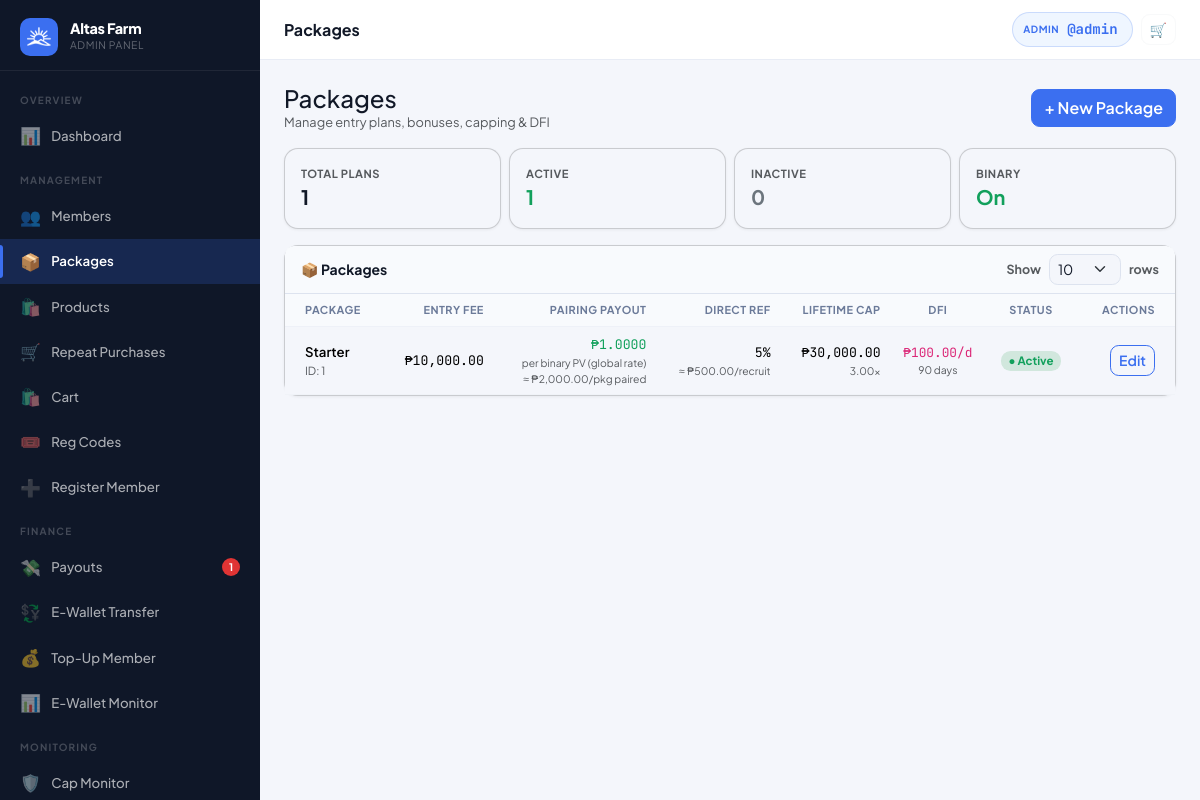
/?page=admin_packages (signed in), run on an earlier commit of the app's database.
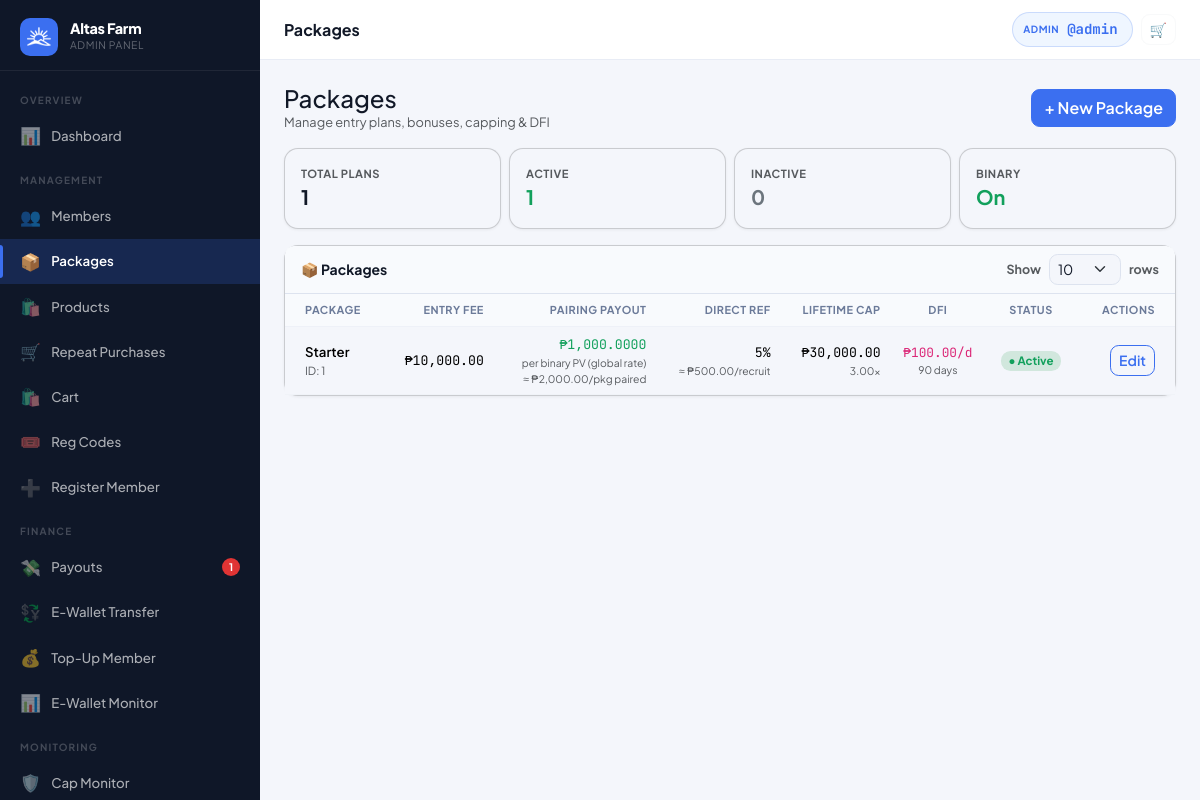
And on a later commit of the database.
### tables this page shows
CREATE TABLE settings (
  key_name   VARCHAR(80) NOT NULL PRIMARY KEY,
  value      TEXT        NOT NULL,
  updated_at TIMESTAMP DEFAULT CURRENT_TIMESTAMP ON UPDATE CURRENT_TIMESTAMP
);

CREATE TABLE users (
  id                INT UNSIGNED AUTO_INCREMENT PRIMARY KEY,
  username          VARCHAR(40)  NOT NULL UNIQUE,
  password_hash     VARCHAR(255) NOT NULL,
  role              ENUM('member','admin') NOT NULL DEFAULT 'member',
  package_id        INT UNSIGNED NULL,
  reg_code_id           INT UNSIGNED NULL,
  reg_payment_method    ENUM('code','ewallet','pending') NOT NULL DEFAULT 'code',
  reg_paid_by           INT UNSIGNED NULL,

   
  sponsor_id        INT UNSIGNED NULL,
  binary_parent_id  INT UNSIGNED NULL,
  binary_position   ENUM('left','right') NULL,

   
  left_count        INT UNSIGNED NOT NULL DEFAULT 0,
  right_count       INT UNSIGNED NOT NULL DEFAULT 0,
  pairs_paid        INT UNSIGNED NOT NULL DEFAULT 0,
  pairs_flushed     INT UNSIGNED NOT NULL DEFAULT 0,
  pairs_paid_today  INT UNSIGNED NOT NULL DEFAULT 0,   

   
  left_pv           DECIMAL(14,2) NOT NULL DEFAULT 0.00 COMMENT 'Accumulated PV on left binary leg',
  right_pv          DECIMAL(14,2) NOT NULL DEFAULT 0.00 COMMENT 'Accumulated PV on right binary leg',
  paired_pv         DECIMAL(14,2) NOT NULL DEFAULT 0.00 COMMENT 'Total paired PV lifetime',
  paired_pv_today   DECIMAL(14,2) NOT NULL DEFAULT 0.00 COMMENT 'Paired PV today (reset by midnight cron)',
  flushed_pv        DECIMAL(14,2) NOT NULL DEFAULT 0.00 COMMENT 'PV flushed in binary pairing',
  personal_pv       DECIMAL(14,2) NOT NULL DEFAULT 0.00 COMMENT 'Personal sales PV from downline product purchases',
  group_pv          DECIMAL(14,2) NOT NULL DEFAULT 0.00 COMMENT 'Group sales PV from downline',

   
  lifetime_earned       DECIMAL(14,2) NOT NULL DEFAULT 0.00,
  cap_status            ENUM('active','capped','perminact') NOT NULL DEFAULT 'active',
  capping_bypass        TINYINT(1)   NOT NULL DEFAULT 0,
  daily_cap_bypass      TINYINT(1)   NOT NULL DEFAULT 0,
  capped_at             TIMESTAMP NULL,
  last_reactivation_at  TIMESTAMP NULL,
  dfi_days_used         INT UNSIGNED NOT NULL DEFAULT 0,
  dfi_active            TINYINT(1)   NOT NULL DEFAULT 1,
  cd_active             TINYINT(1)   NOT NULL DEFAULT 0,
  ewallet_sent_today      DECIMAL(12,2) NOT NULL DEFAULT 0.00,
  ewallet_sent_this_week  DECIMAL(12,2) NOT NULL DEFAULT 0.00,

   
  full_name         VARCHAR(120) NULL,
  email             VARCHAR(120) NULL,
  mobile            VARCHAR(20)  NULL,
  gcash_number       VARCHAR(20)  NULL,
  maya_number        VARCHAR(20)  NULL,
  usdt_trc20_address VARCHAR(100) NULL,
  usdt_bep20_address VARCHAR(100) NULL,
  address            TEXT         NULL,
  photo             VARCHAR(200) NULL,

  ewallet_balance       DECIMAL(14,2) NOT NULL DEFAULT 0.00,
  withdrawable_balance  DECIMAL(14,2) NOT NULL DEFAULT 0.00,
  status                ENUM('active','suspended','pending') NOT NULL DEFAULT 'active',
  joined_at         TIMESTAMP DEFAULT CURRENT_TIMESTAMP,
  last_login        TIMESTAMP NULL,

  FOREIGN KEY (sponsor_id)       REFERENCES users(id) ON DELETE SET NULL,
  FOREIGN KEY (binary_parent_id) REFERENCES users(id) ON DELETE SET NULL,
  FOREIGN KEY (package_id)       REFERENCES packages(id) ON DELETE SET NULL
);

CREATE TABLE packages (
  id                        INT UNSIGNED AUTO_INCREMENT PRIMARY KEY,
  name                      VARCHAR(80)      NOT NULL,
  entry_fee                 DECIMAL(12,2)    NOT NULL,
  package_pv_rate           DECIMAL(14,2)    NOT NULL DEFAULT 10.00 COMMENT 'Absolute PV amount (not a percentage) — basis for direct/indirect/DFI/binary PV',
  binary_pv_pct             DECIMAL(5,2)     NOT NULL DEFAULT 20.00 COMMENT 'Percentage of Package PV that becomes binary PV',
   
  pairing_bonus             DECIMAL(12,2)    NOT NULL DEFAULT 0.00,
  daily_pair_cap            TINYINT UNSIGNED NOT NULL DEFAULT 3,
   
  pairing_pv_pct            DECIMAL(5,2)     NOT NULL DEFAULT 0.00 COMMENT 'Pairing bonus = paired_pv * (pairing_pv_pct/100) * pv_per_peso_rate',
  daily_pair_pv_cap         DECIMAL(14,2)    NOT NULL DEFAULT 0.00 COMMENT 'Max paired PV per member per day',
   
  direct_ref_bonus          DECIMAL(12,2)    NOT NULL DEFAULT 0.00,
   
  direct_ref_pv_pct         DECIMAL(5,2)     NOT NULL DEFAULT 0.00 COMMENT 'Direct referral bonus = package_pv * (direct_ref_pv_pct/100) * pv_per_peso_rate',
   
  lifetime_cap_multiplier   DECIMAL(5,2)     NOT NULL DEFAULT 3.00,
  reactivation_fee          DECIMAL(12,2)    NOT NULL DEFAULT 0.00,
  reactivation_window_days  INT              NOT NULL DEFAULT 15,
  daily_fixed_income        DECIMAL(12,2)    NOT NULL DEFAULT 0.00,
  daily_fixed_income_days   INT              NOT NULL DEFAULT 90,
  dfi_pv_pct                DECIMAL(5,2)     NOT NULL DEFAULT 0.00 COMMENT 'DFI = package_pv * dfi_pv_pct * pv_per_peso_rate (0 = use fixed daily_fixed_income)',
  personal_pv_requirement   DECIMAL(14,2)    NOT NULL DEFAULT 0.00 COMMENT 'Per-package personal PV gate for repeat purchase commissions',
  status                    ENUM('active','inactive') NOT NULL DEFAULT 'active',
  created_at                TIMESTAMP DEFAULT CURRENT_TIMESTAMP
);

### views/admin/packages.php (the view, shortened to what the rows shown need)
<?php require 'views/partials/head.php'; ?>
<?php require 'views/partials/sidebar_admin.php'; ?>
<div class="main-content">
  <?php require 'views/partials/topbar.php'; ?>
  <div class="page-content">
    <?php
    $activePkg = count(array_filter(Package::all() ?: [], fn($p) => $p['status'] === 'active'));
    $binaryEnabled = setting('binary_enabled', '1') === '1';
    ?>
    <div class="row g-2 mb-3">
      <div class="col-6 col-md-3">
        <div class="card p-3">
          <div class="text-muted" style="font-size:.7rem;font-weight:700;text-transform:uppercase;letter-spacing:.5px;">Active</div>
          <div class="fw-bold fs-5 text-success"><?= $activePkg ?></div>
        </div>
      </div>
    </div>
    <div class="card">
      <div class="table-responsive">
        <table class="table table-hover align-middle mb-0" id="pkgTable">
          <thead style="background:#f8fafc;">
            <tr>
              <th style="padding-left:1.25rem;">Package</th>
              <th class="text-end">Entry Fee</th>
              <?php if ($binaryEnabled): ?><th class="text-end">Pairing Payout</th><?php endif; ?>
              <th class="text-end">Direct Ref</th>
              <th class="text-end">Lifetime Cap</th>
              <th class="text-center">DFI</th>
              <th class="text-center">Status</th>
              <th class="text-end" style="padding-right:1.25rem;width:100px;">Actions</th>
            </tr>
          </thead>
          <tbody>
            <?php if (empty($packages['data'])): ?>
              <tr>
                <td colspan="<?= $binaryEnabled ? '8' : '7' ?>" class="text-center py-5 text-muted">
                  <div style="font-size:2rem;opacity:.3;margin-bottom:.5rem;">📦</div>
                  <div>No packages yet.</div>
                  <div style="font-size:.8rem;">Click <strong>+ New Package</strong> to create your first plan.</div>
                </td>
              </tr>
            <?php else: ?>
              <?php foreach ($packages['data'] as $pkg):
                $lifetimeCap = (float)$pkg['entry_fee'] * (float)$pkg['lifetime_cap_multiplier'];
                $hasDfi      = Package::hasDfi((int)$pkg['id']);
                $dfiAmount   = Package::dailyFixedIncome((int)$pkg['id']);
                $dfiPvPct    = (float)$pkg['dfi_pv_pct'];
              ?>
                <tr>
                  <td style="padding-left:1.25rem;">
                    <div class="fw-semibold"><?= e($pkg['name']) ?></div>
                    <div class="text-muted" style="font-size:.7rem;">ID: <?= (int)$pkg['id'] ?></div>
                  </td>
                  <td class="text-end font-mono"><?= fmt_money($pkg['entry_fee']) ?></td>
                  <?php if ($binaryEnabled): ?>
                    <?php $binaryPv = Package::binaryPackagePv((int)$pkg['id']); $pvRate = (float)setting('pv_per_peso_rate', '1.0000'); $pairPeso = $binaryPv * $pvRate; ?>
                    <td class="text-end">
                      <div class="font-mono" style="color:var(--success);">₱<?= number_format($pvRate, 4) ?></div>
                      <div class="text-muted" style="font-size:.65rem;">per binary PV (global rate)</div>
                      <div class="text-muted" style="font-size:.65rem;">≈ <?= fmt_money($pairPeso) ?>/pkg paired</div>
                    </td>
                  <?php endif; ?>
                  <?php $pkgPv = Package::packagePv((int)$pkg['id']); $directPeso = Package::directReferralBonus($pkgPv, (int)$pkg['id']); ?>
                  <td class="text-end">
                    <div class="font-mono"><?= (float)$pkg['direct_ref_pv_pct'] ?>%</div>
                    <div class="text-muted" style="font-size:.65rem;">≈ <?= fmt_money($directPeso) ?>/recruit</div>
                  </td>
                  <td class="text-end">
                    <div class="font-mono"><?= fmt_money($lifetimeCap) ?></div>
                    <div class="text-muted" style="font-size:.65rem;"><?= $pkg['lifetime_cap_multiplier'] ?>×</div>
                  </td>
                  <td class="text-center">
                    <?php if ($hasDfi): ?>
                      <div class="font-mono" style="font-size:.8rem;color:#db2777;"><?= fmt_money($dfiAmount) ?>/d</div>
                      <?php if ($dfiPvPct > 0): ?>
                        <div class="text-muted" style="font-size:.65rem;"><?= $dfiPvPct ?>% of PV · <?= (int)$pkg['daily_fixed_income_days'] ?> days</div>
                      <?php else: ?>
                        <div class="text-muted" style="font-size:.65rem;"><?= (int)$pkg['daily_fixed_income_days'] ?> days</div>
                      <?php endif; ?>
                    <?php else: ?>
                      <span class="text-muted" style="font-size:.8rem;">—</span>
                    <?php endif; ?>
                  </td>
                  <td class="text-center">
                    <?php if ($pkg['status'] === 'active'): ?>
                      <span class="badge bg-success-subtle text-success" style="font-size:.72rem;">● Active</span>
                    <?php else: ?>
                      <span class="badge bg-secondary-subtle text-secondary" style="font-size:.72rem;">○ Inactive</span>
                    <?php endif; ?>
                  </td>
                  <td class="text-end" style="padding-right:1.25rem;">
                    <a href="<?= APP_URL ?>/?page=admin_packages&edit=<?= (int)$pkg['id'] ?>" class="btn btn-sm btn-outline-primary">Edit</a>
                  </td>
                </tr>
              <?php endforeach; ?>
            <?php endif; ?>
          </tbody>
        </table>
      </div>
    </div>
  </div>
</div>
<?php require 'views/partials/footer.php'; ?>

### views/partials/sidebar_admin.php (shortened to what the rows shown need)
<?php
$cp = current_page();
$user = Auth::user();
$initial = strtoupper(substr($user['username'] ?? 'A', 0, 1));
$pendingPayouts = (int)db()->query("SELECT COUNT(*) FROM payout_requests WHERE status='pending'")->fetchColumn();
$pendingMembers = (int)db()->query("SELECT COUNT(*) FROM users WHERE role='member' AND status='pending'")->fetchColumn();
function renderAdminNav($cp, $user, $initial, $pendingPayouts, $pendingMembers)
{ ?>
  <div class="sidebar-brand">
    <div>
      <div class="brand-name"><?= e(setting('site_name', APP_NAME)) ?></div>
      <div class="brand-sub">Admin Panel</div>
    </div>
  </div>
<?php } ?>
<div class="sidebar d-none d-lg-flex flex-column">
  <?php renderAdminNav($cp, $user, $initial, $pendingPayouts, $pendingMembers); ?>
</div>

### views/partials/topbar.php (shortened to what the rows shown need)
<?php
if (isset($_GET['page']) && $_GET['page'] === 'admin_user_view' && !empty($_GET['id']) && Auth::isAdmin()) {
  $user = getUserById((int)$_GET['id']);
  if (!$user) {
    flash('error', 'User not found.');
    redirect('/?page=admin_users');
  }
} else {
  $user = Auth::user();
}
?>
<div class="topbar-wrapper no-print">
  <div class="d-flex align-items-center gap-2">
    <a href="<?= APP_URL ?>/?page=<?= Auth::isAdmin() ? 'admin' : 'profile' ?>"
      class="topbar-balance" title="<?= e($user['username'] ?? '') ?>" style="text-decoration:none;">
      <span class="bal-label"><?= Auth::isAdmin() ? 'Admin' : 'User' ?></span>
      <span class="bal-amount">@<?= e($user['username'] ?? '') ?></span>
    </a>
  </div>
</div>

What changed in the data, as far as the page shows it:
changed packages "Starter": pvRate "1.0000" → "1,000.0000"
